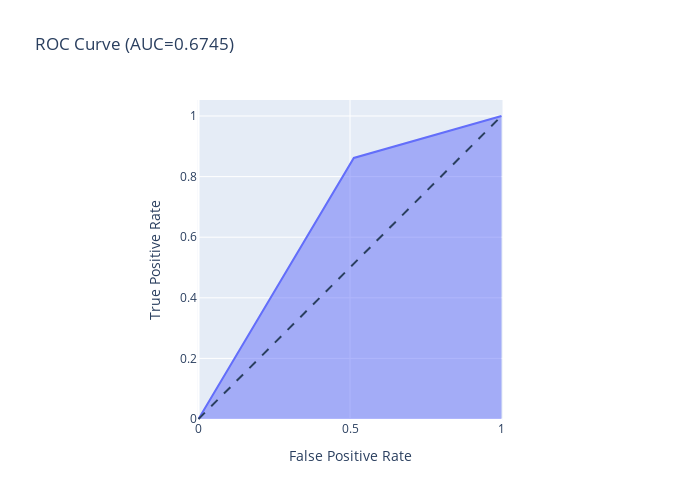

Here is the notebook cell this chart was saved with:
### Markdown cell above
### ROC with standart by batch

### Code cell
fpr, tpr, thresholds = roc_curve(sbase["y_t"], sbase["y_t_pred"])

fig = px.area(
    x=fpr, y=tpr,
    title=f'ROC Curve (AUC={auc(fpr, tpr):.4f})',
    labels=dict(x='False Positive Rate', y='True Positive Rate'),
    width=700, height=500
)
fig.add_shape(
    type='line', line=dict(dash='dash'),
    x0=0, x1=1, y0=0, y1=1
)

fig.update_yaxes(scaleanchor="x", scaleratio=1)
fig.update_xaxes(constrain='domain')
fig.show()

### Figure 1 — Plotly figure (JSON) as saved in the notebook; plotly's stock layout.template omitted (floating-point values rounded to 4 significant figures)
{"data": [{"fillpattern": {"shape": ""}, "hovertemplate": "False Positive Rate=%{x}<br>True Positive Rate=%{y}<extra></extra>", "legendgroup": "", "line": {"color": "#636efa"}, "marker": {"symbol": "circle"}, "mode": "lines", "name": "", "orientation": "v", "showlegend": false, "stackgroup": "1", "type": "scatter", "x": [0, 0.5126, 1], "xaxis": "x", "y": [0, 0.8615, 1], "yaxis": "y"}], "layout": {"height": 500, "legend": {"tracegroupgap": 0}, "shapes": [{"line": {"dash": "dash"}, "type": "line", "x0": 0, "x1": 1, "y0": 0, "y1": 1}], "title": {"text": "ROC Curve (AUC=0.6745)"}, "width": 700, "xaxis": {"anchor": "y", "autorange": true, "constrain": "domain", "domain": [0.2176, 0.7824], "range": [-0.0033, 1.003], "title": {"text": "False Positive Rate"}, "type": "linear"}, "yaxis": {"anchor": "x", "autorange": true, "domain": [0, 1], "range": [-0.0033, 1.053], "scaleanchor": "x", "scaleratio": 1, "title": {"text": "True Positive Rate"}, "type": "linear"}}}
